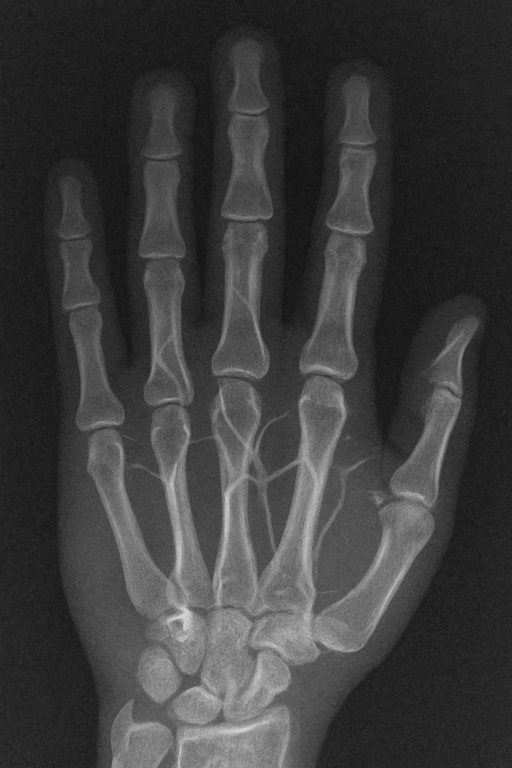
#> input picture test_images/hand_sample.png, 1024 x 1536 px (shown at 1/2 size)
$ python run_test.py
#> lines starting #> are read from the running program, lines starting #| are printed output that depends on the picture; after the words box and inside, x2 and y2 are one past the last pixel; in counts of white or black regions, pixels touching at a corner belong together
### quality_metrics.py
"""
ISO/IEC 29794-9 Quality Component 1 (Effective Area) Implementation
Finger Vascular Biometrics - Second Phalanx

This module implements the mandatory ISO calculation for Q1 (Effective Area)
according to ISO/IEC 29794-9 Clause 5.2.1.

Requirements:
- Coefficient (Sc): 20000 pixels for Finger
- Veto Logic: If Foreground Region (R) is invalid (zero pixels), Q1 = 0
- Formula: Q1 = MIN(100, ROUND(Sunoccluded / Sc * 100))
"""

import cv2
import numpy as np
from typing import Tuple


def calculate_q1(image_path: str) -> Tuple[int, int]:
    """
    Calculate Q1 (Effective Area) quality metric for finger vascular biometrics.

    Args:
        image_path (str): Path to the input image file

    Returns:
        Tuple[int, int]: (Q1_score, S_unoccluded_pixel_count)
            - Q1_score: Final integer Q1 score (0-100)
            - S_unoccluded_pixel_count: Raw pixel count of unoccluded foreground region

    ISO Requirements:
    1. Coefficient (Sc) = 20000 pixels (for Finger)
    2. Veto Logic: If Foreground Region (R) is invalid (zero pixels), Q1 = 0
    3. Formula: Q1 = MIN(100, ROUND(Sunoccluded / Sc * 100))
    """

    # ISO Coefficient for Finger (Clause 5.2.1)
    Sc = 20000  # pixels

    try:
        # Load the image
        image = cv2.imread(image_path, cv2.IMREAD_GRAYSCALE)
        if image is None:
            raise ValueError(f"Could not load image from {image_path}")

        # Foreground Extraction using basic thresholding and contour finding
        # Convert to binary using Otsu's method for automatic threshold selection
        _, binary_mask = cv2.threshold(image, 0, 255, cv2.THRESH_BINARY + cv2.THRESH_OTSU)

        # Find contours to identify the foreground region
        contours, _ = cv2.findContours(binary_mask, cv2.RETR_EXTERNAL, cv2.CHAIN_APPROX_SIMPLE)

        if not contours:
            # No contours found - invalid foreground region
            return 0, 0

        # Find the largest contour (main foreground region)
        largest_contour = max(contours, key=cv2.contourArea)

        # Create mask for the largest contour
        mask = np.zeros_like(binary_mask)
        cv2.fillPoly(mask, [largest_contour], 255)

        # Calculate S_unoccluded (pixel count of unoccluded foreground region)
        S_unoccluded = np.sum(mask == 255)

        # Veto Logic: If Foreground Region (R) is invalid (zero pixels), Q1 = 0
        if S_unoccluded == 0:
            return 0, 0

        # ISO Formula: Q1 = MIN(100, ROUND(Sunoccluded / Sc * 100))
        q1_raw = S_unoccluded / Sc * 100
        Q1_score = min(100, round(q1_raw))

        return Q1_score, S_unoccluded

    except Exception as e:
        print(f"Error processing image {image_path}: {str(e)}")
        return 0, 0


def create_test_image(width: int, height: int, foreground_pixels: int, output_path: str) -> None:
    """
    Create a test image with a specified number of foreground pixels.

    Args:
        width (int): Image width
        height (int): Image height
        foreground_pixels (int): Number of foreground pixels to create
        output_path (str): Path to save the test image
    """

    # Create black background
    image = np.zeros((height, width), dtype=np.uint8)

    # Calculate how many pixels we can actually fit
    max_pixels = width * height
    actual_pixels = min(foreground_pixels, max_pixels)

    if actual_pixels > 0:
        # Create a rectangular region of foreground pixels
        # Calculate dimensions for a roughly square region
        side_length = int(np.sqrt(actual_pixels))
        if side_length * side_length < actual_pixels:
            side_length += 1

        # Ensure we don't exceed image boundaries
        side_length = min(side_length, width, height)

        # Center the region in the image
        start_x = (width - side_length) // 2
        start_y = (height - side_length) // 2

        # Fill the region with white (foreground)
        end_x = min(start_x + side_length, width)
        end_y = min(start_y + side_length, height)

        image[start_y:end_y, start_x:end_x] = 255

        # If we need more pixels, add them in a systematic way
        remaining_pixels = actual_pixels - (end_x - start_x) * (end_y - start_y)
        if remaining_pixels > 0:
            # Add remaining pixels row by row
            for y in range(start_y, min(start_y + side_length, height)):
                for x in range(start_x, min(start_x + side_length, width)):
                    if remaining_pixels <= 0:
                        break
                    if image[y, x] == 0:  # Only fill empty pixels
                        image[y, x] = 255
                        remaining_pixels -= 1
                if remaining_pixels <= 0:
                    break

    # Save the test image
    cv2.imwrite(output_path, image)
    print(f"Created test image: {output_path} with {actual_pixels} foreground pixels")

### run_test.py
"""
ISO/IEC 29794-9 Q1 Verification Test Harness
Finger Vascular Biometrics - Second Phalanx

This script verifies the Q1 (Effective Area) implementation against
ISO/IEC 29794-9 Clause 5.2.1 requirements through systematic testing.

Mandatory Verification Tests:
- Test A (Cap Check): Input area > 20000 pixels. Must return Q1 = 100
- Test B (Scaling Check): Input area = 10000 pixels. Must return Q1 = 50
- Test C (Veto Check): Input area = 0 pixels. Must return Q1 = 0
"""

import os
import tempfile
from quality_metrics import calculate_q1, create_test_image


def run_verification_tests() -> None:
    """
    Run comprehensive verification tests for Q1 implementation.

    Tests the three mandatory verification scenarios:
    1. Cap Check: Area > 20000 pixels → Q1 = 100
    2. Scaling Check: Area = 10000 pixels → Q1 = 50
    3. Veto Check: Area = 0 pixels → Q1 = 0
    """

    print("=" * 80)
    print("ISO/IEC 29794-9 Q1 (Effective Area) VERIFICATION TESTS")
    print("Finger Vascular Biometrics - Second Phalanx")
    print("=" * 80)
    print()

    # Create directory for test images
    with tempfile.TemporaryDirectory() as temp_dir:

        # Test A: Cap Check (> 20000 pixels → Q1 = 100)
        print("TEST A: Cap Check")
        print("-" * 40)

        temp_dir = "test_outputs"
        os.makedirs(temp_dir, exist_ok=True)

        test_a_path = os.path.join(temp_dir, "test_a_cap.bmp")
        create_test_image(200, 200, 25000, test_a_path)  # > 20000 pixels
#> in create_test_image, `cv2.imwrite(output_path, image)`:
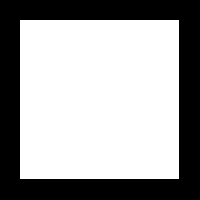
#> saved as test_a_cap.bmp: shape (200, 200); 63.2% white; 1 black region, box (x1, y1, x2, y2) and area: (0, 0, 200, 200) 14719
        q1_a, pixels_a = calculate_q1(test_a_path)
#> in calculate_q1, `contours, _ = cv2.findContours(binary_mask, cv2.RETR_EXTERNAL, cv2.CHA..`: contours = [[[20, 20], [20, 178], [178, 178], [178, 20]]]
#> in calculate_q1, `largest_contour = max(contours, key=cv2.contourArea)`: largest_contour = [[20, 20], [20, 178], [178, 178], [178, 20]]
#> in calculate_q1, `S_unoccluded = np.sum(mask == 255)`: S_unoccluded = 25281
#> in calculate_q1, `q1_raw = S_unoccluded / Sc * 100`: q1_raw = 126.4
#> in calculate_q1, `Q1_score = min(100, round(q1_raw))`: Q1_score = 100
#> q1_a = 100; pixels_a = 25281
        expected_a = 100
        status_a = "PASS" if q1_a == expected_a else "FAIL"
#> status_a = 'PASS'
        print(f"Input pixels: {pixels_a}")
#| Input pixels: 25281
        print(f"Expected Q1: {expected_a}")
        print(f"Actual Q1: {q1_a}")
#| Actual Q1: 100
        print(f"Status: {status_a}")
#| Status: PASS
        print()

        # Test B: Scaling Check (10000 pixels → Q1 = 50)
        print("TEST B: Scaling Check")
        print("-" * 40)
        test_b_path = os.path.join(temp_dir, "test_b_scaling.bmp")
        create_test_image(200, 200, 10000, test_b_path)  # Exactly 10000 pixels
#> call 2 of create_test_image, with width = 200, height = 200, foreground_pixels = 10000, output_path = 'test_outputs/test_b_scaling.bmp'
#> in create_test_image (call 2), `cv2.imwrite(output_path, image)`:
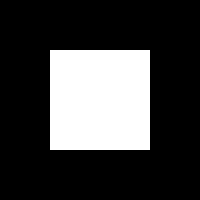
#> saved as test_b_scaling.bmp: shape (200, 200); 25% white; 1 white region, box (x1, y1, x2, y2) and area: (50, 50, 150, 150) 10000
        q1_b, pixels_b = calculate_q1(test_b_path)
#> q1_b = 50; pixels_b = 10000
        expected_b = 50
        status_b = "PASS" if q1_b == expected_b else "FAIL"
#> status_b = 'PASS'
        print(f"Input pixels: {pixels_b}")
#| Input pixels: 10000
        print(f"Expected Q1: {expected_b}")
        print(f"Actual Q1: {q1_b}")
#| Actual Q1: 50
        print(f"Status: {status_b}")
#| Status: PASS
        print()

        # Test C: Veto Check (0 pixels → Q1 = 0)
        print("TEST C: Veto Check")
        print("-" * 40)
        test_c_path = os.path.join(temp_dir, "test_c_veto.bmp")
        create_test_image(200, 200, 0, test_c_path)  # 0 pixels
        q1_c, pixels_c = calculate_q1(test_c_path)
        expected_c = 0
        status_c = "PASS" if q1_c == expected_c else "FAIL"
        print(f"Input pixels: {pixels_c}")
        print(f"Expected Q1: {expected_c}")
        print(f"Actual Q1: {q1_c}")
        print(f"Status: {status_c}")
        print()

        # Additional Edge Case Tests
        print("ADDITIONAL EDGE CASE TESTS")
        print("-" * 40)

        # Test D: Exact threshold (20000 pixels → Q1 = 100)
        print("TEST D: Exact Threshold Check")
        test_d_path = os.path.join(temp_dir, "test_d_exact.bmp")
        create_test_image(200, 200, 20000, test_d_path)  # Exactly 20000 pixels
#> call 4 of create_test_image, with width = 200, height = 200, foreground_pixels = 20000, output_path = 'test_outputs/test_d_exact.bmp'
#> in create_test_image (call 4), `cv2.imwrite(output_path, image)`:
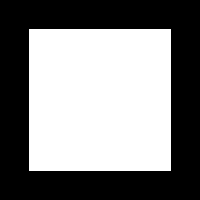
#> saved as test_d_exact.bmp: shape (200, 200); 50.4% white; 1 black region, box (x1, y1, x2, y2) and area: (0, 0, 200, 200) 19836
        q1_d, pixels_d = calculate_q1(test_d_path)
#> q1_d = 100; pixels_d = 20164
        expected_d = 100
        status_d = "PASS" if q1_d == expected_d else "FAIL"
#> status_d = 'PASS'
        print(f"Input pixels: {pixels_d}")
#| Input pixels: 20164
        print(f"Expected Q1: {expected_d}")
        print(f"Actual Q1: {q1_d}")
#| Actual Q1: 100
        print(f"Status: {status_d}")
#| Status: PASS
        print()

        # Test E: Half threshold (10000 pixels → Q1 = 50)
        print("TEST E: Half Threshold Check")
        test_e_path = os.path.join(temp_dir, "test_e_half.bmp")
        create_test_image(200, 200, 10000, test_e_path)  # Exactly 10000 pixels
        q1_e, pixels_e = calculate_q1(test_e_path)
#> q1_e = 50; pixels_e = 10000
        expected_e = 50
        status_e = "PASS" if q1_e == expected_e else "FAIL"
#> status_e = 'PASS'
        print(f"Input pixels: {pixels_e}")
#| Input pixels: 10000
        print(f"Expected Q1: {expected_e}")
        print(f"Actual Q1: {q1_e}")
#| Actual Q1: 50
        print(f"Status: {status_e}")
#| Status: PASS
        print()

        # Test F: Quarter threshold (5000 pixels → Q1 = 25)
        print("TEST F: Quarter Threshold Check")
        test_f_path = os.path.join(temp_dir, "test_f_quarter.bmp")
        create_test_image(200, 200, 5000, test_f_path)  # 5000 pixels
#> in create_test_image (call 6), `cv2.imwrite(output_path, image)`:
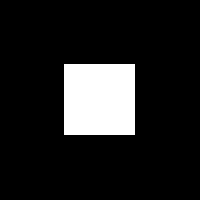
#> saved as test_f_quarter.bmp: shape (200, 200); 12.6% white; 1 white region, box (x1, y1, x2, y2) and area: (64, 64, 135, 135) 5041
        q1_f, pixels_f = calculate_q1(test_f_path)
#> q1_f = 25; pixels_f = 5041
        expected_f = 25
        status_f = "PASS" if q1_f == expected_f else "FAIL"
#> status_f = 'PASS'
        print(f"Input pixels: {pixels_f}")
#| Input pixels: 5041
        print(f"Expected Q1: {expected_f}")
        print(f"Actual Q1: {q1_f}")
#| Actual Q1: 25
        print(f"Status: {status_f}")
#| Status: PASS
        print()

        # Summary
        print("=" * 80)
        print("VERIFICATION SUMMARY")
        print("=" * 80)
        all_tests = [
            ("Test A (Cap Check)", status_a),
            ("Test B (Scaling Check)", status_b),
            ("Test C (Veto Check)", status_c),
            ("Test D (Exact Threshold)", status_d),
            ("Test E (Half Threshold)", status_e),
            ("Test F (Quarter Threshold)", status_f)
        ]
#> all_tests = [('Test A (Cap Check)', 'PASS'), ('Test B (Scaling Check)', 'PASS'), ('Test C (Veto Check)', 'PASS'), ('Test D (Exact Threshold)', 'PASS'), ('Test E (Half Threshold)', 'PASS'), ('Test F (Quarter Threshold)', 'PASS')]

        passed_tests = sum(1 for _, status in all_tests if status == "PASS")
#> passed_tests = 6
        total_tests = len(all_tests)
#> total_tests = 6

        for test_name, status in all_tests:
            print(f"{test_name}: {status}")
#> this loop made 6 passes
#| Test A (Cap Check): PASS
#| Test B (Scaling Check): PASS
#| Test C (Veto Check): PASS
#| Test D (Exact Threshold): PASS
#| Test E (Half Threshold): PASS
#| Test F (Quarter Threshold): PASS

        print()
        print(f"Overall Result: {passed_tests}/{total_tests} tests PASSED")
#| Overall Result: 6/6 tests PASSED

        if passed_tests == total_tests:
            print("✅ ALL TESTS PASSED - ISO/IEC 29794-9 Q1 Implementation is CORRECT")
        else:
            print("❌ SOME TESTS FAILED - ISO/IEC 29794-9 Q1 Implementation needs REVIEW")

        print("=" * 80)


def test_with_real_image(image_path: str) -> None:
    """
    Test Q1 calculation with a real image file.

    Args:
        image_path (str): Path to a real image file
    """
    print("=" * 80)
    print("REAL IMAGE TEST")
    print("=" * 80)

    if not os.path.exists(image_path):
        print(f"Error: Image file '{image_path}' not found")
        return

    q1_score, pixel_count = calculate_q1(image_path)
#> in calculate_q1 (call 7), `_, binary_mask = cv2.threshold(image, 0, 255, cv2.THRESH_BINARY + cv2...`:
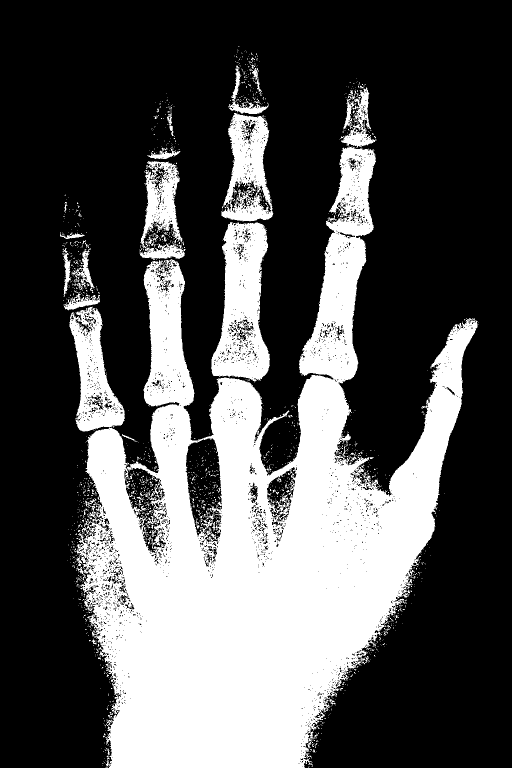
#> binary_mask: shape (1536, 1024) (shown at 1/2 size); 32.1% white; 1709 white regions (1635 under 20 px)
#> in calculate_q1 (call 7), `contours, _ = cv2.findContours(binary_mask, cv2.RETR_EXTERNAL, cv2.CHA..`: contours = 1187 contours, 1159 with area under 20; largest, box (x1, y1, x2, y2) and area: (139, 293, 955, 1536) 471184, (422, 444, 540, 765) 25191, (443, 226, 547, 443) 15231, (279, 322, 371, 520) 11714, (682, 175, 753, 295) 2753
#> in calculate_q1 (call 7), `largest_contour = max(contours, key=cv2.contourArea)`: largest_contour = contour of 6744 points, box (x1, y1, x2, y2) (139, 293, 955, 1536), area 471184
#> in calculate_q1 (call 7), `cv2.fillPoly(mask, [largest_contour], 255)`:
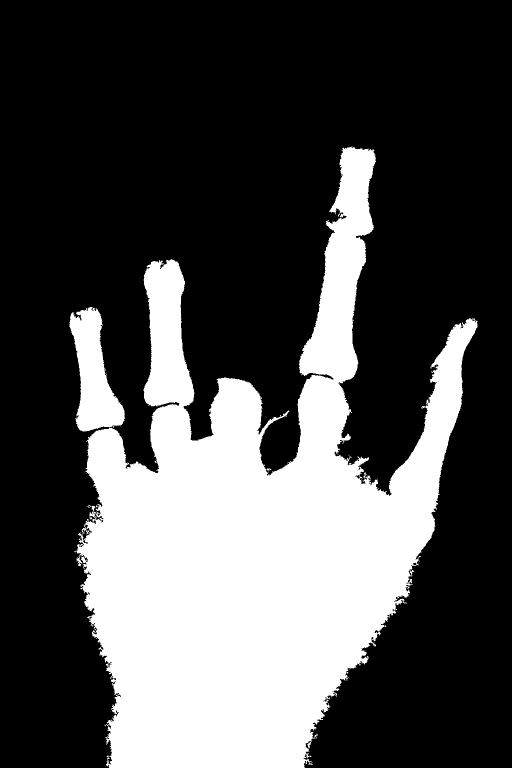
#> mask: shape (1536, 1024) (shown at 1/2 size); 30.3% white; 1 white region, box (x1, y1, x2, y2) and area: (139, 293, 955, 1536) 476353
#> in calculate_q1 (call 7), `S_unoccluded = np.sum(mask == 255)`: S_unoccluded = 476353
#> in calculate_q1 (call 7), `q1_raw = S_unoccluded / Sc * 100`: q1_raw = 2381.8
#> in calculate_q1 (call 7), `Q1_score = min(100, round(q1_raw))`: Q1_score = 100
#> q1_score = 100; pixel_count = 476353

    print(f"Image: {image_path}")
    print(f"Foreground pixels: {pixel_count}")
#| Foreground pixels: 476353
    print(f"Q1 Score: {q1_score}")
#| Q1 Score: 100
    print(f"Quality Assessment: {'High' if q1_score >= 80 else 'Medium' if q1_score >= 50 else 'Low'}")
#| Quality Assessment: High
    print("=" * 80)


if __name__ == "__main__":
    # Run the main verification tests
    run_verification_tests()

    # Uncomment the line below to test with a real image
    # test_with_real_image("path/to/your/image.bmp")
    test_with_real_image("test_images/hand_sample.png")
